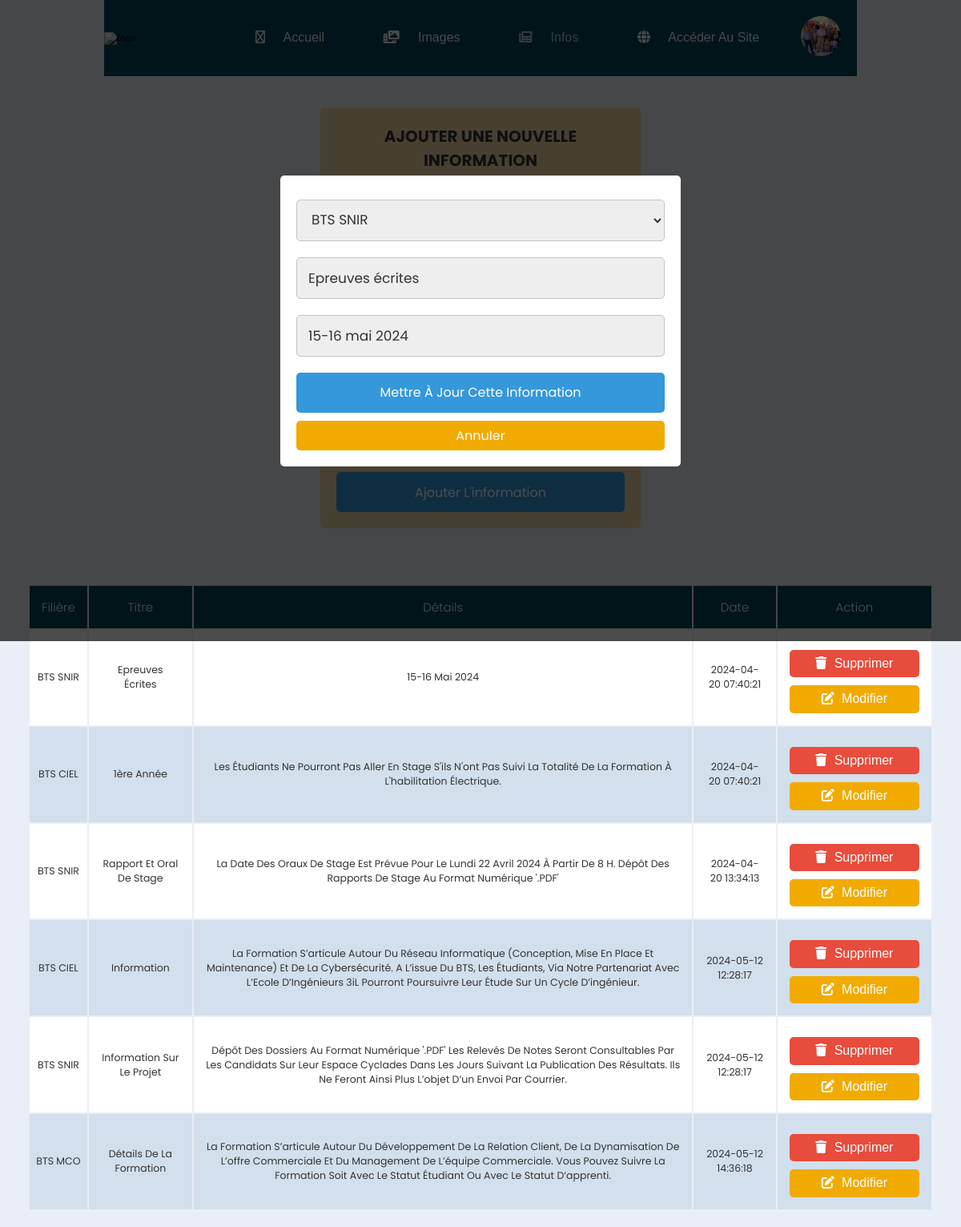
The page /admin/admin-info.php?edit=1 (signed in) on the database its author committed.
### tables this page shows
CREATE TABLE `informations` (
  `id` int(11) NOT NULL,
  `filière` varchar(100) NOT NULL,
  `titre` varchar(255) NOT NULL,
  `détails` varchar(2047) NOT NULL,
  `date` timestamp NOT NULL DEFAULT current_timestamp()
);

### admin/admin-info.php (the view, shortened to what this page needs)
<?php
@include 'config.php';
?>
<!DOCTYPE html>
<html lang="en">
<head>
   <link rel="stylesheet" href="https://cdnjs.cloudflare.com/ajax/libs/font-awesome/6.0.0/css/all.min.css">
   <link rel="stylesheet" href="../css/style2.css">
   <link rel="stylesheet" href="../css/styleR.css">
</head>
<body>
   <header>
      <img src="../images/logo2.pdf" width="150px" alt="logo">
      <nav>
         <ul class="nav_links">
            <li>
               <span class="nav-item">
                  <a href="index.php">
                     <span class="icon">
                        <i class="fa-regular fa-house"></i>
                     </span>
                     &nbsp; Accueil
                  </a>
               </span>
            </li>
            <li>
               <span class="nav-item">
                  <a href="admin-image.php">
                     <span class="icon">
                        <i class="fa-solid fa-photo-film"></i>
                     </span>
                     &nbsp; Images
                  </a>
               </span>
            </li>
            <li>
               <span class="nav-item active">
                  <a href="admin-info.php">
                     <span class="icon">
                        <i class="fa-solid fa-newspaper"></i>
                     </span>
                     &nbsp; Infos
                  </a>
               </span>
            </li>
            <li>
               <span class="nav-item">
                  <a href="../public/accueil.php" target="_blank">
                     <span class="icon">
                        <i class="fa-solid fa-globe"></i>
                     </span>
                     &nbsp; Accéder Au Site
                  </a>
               </span>
            </li>
      </nav>
      <section class="cta">
         <div class="imgcirc" style="background-image: url('<?php if(isset($_SESSION['id_admin'])){ echo "../images/admin2.jpeg";}
            else echo "../images/image.jpg";?>'); background-position: 5% 65%; background-size: cover;">
         </div>
      </section>
   </header>
<div class="container">
<section>
<form action="" method="post" class="add-product-form" enctype="multipart/form-data">
   <h3>Ajouter une nouvelle information</h3>
   <input type="submit" value="Ajouter l'information" name="Ajout_info" class="btn">
</form>
</section>
<section class="display-product-table">
   <table>
      <thead>
         <th>Filière</th>
         <th>Titre</th>
         <th>Détails</th>
         <th>Date</th>
         <th>Action</th>
      </thead>
      <tbody>
         <?php
            $select_info = mysqli_query($conn, "SELECT * FROM `informations`");
            if(mysqli_num_rows($select_info) > 0){
               while($row = mysqli_fetch_assoc($select_info)){
         ?>
         <tr>
            <td><?php echo $row['filière']; ?></td>
            <td><?php echo $row['titre']; ?></td>
            <td><?php echo $row['détails']; ?></td>
            <td><?php echo $row['date']; ?></td>
            <td>
               <a href="admin-info.php?delete=<?php echo $row['id']; ?>" class="delete-btn" onclick="return confirm('êtes vous sûr de vouloir supprimer cette information ?');"> <i class="fas fa-trash"></i> Supprimer </a>
               <a href="admin-info.php?edit=<?php echo $row['id']; ?>" class="option-btn"> <i class="fas fa-edit"></i> Modifier </a>
            </td>
         </tr>
         <?php
            };
            }else{
               echo "<div class='empty'>Aucune information ajoutée</div>";
            };
         ?>
      </tbody>
   </table>
</section>
<section class="edit-form-container">
   <?php
   if(isset($_GET['edit'])){
      $edit_id = $_GET['edit'];
      $edit_query = mysqli_query($conn, "SELECT * FROM `informations` WHERE id = $edit_id");
      if(mysqli_num_rows($edit_query) > 0){
         while($fetch_edit = mysqli_fetch_assoc($edit_query)){
   ?>
   <form action="" method="post" enctype="multipart/form-data">
      <select name="update_info_filiere" class="box">
        <option value="<?php echo $fetch_edit['filière']; ?>" selected><?php echo $fetch_edit['filière']; ?></option>
      </select>
      <input type="text" class="box" required name="update_info_nom" value="<?php echo $fetch_edit['titre']; ?>">
      <input type="text" class="box" required name="update_info_details" value="<?php echo $fetch_edit['détails']; ?>">
      <input type="submit" value="Mettre à jour cette information" name="update_info" class="btn">
      <input type="reset" value="Annuler" id="close-edit" class="option-btn">
   </form>
   <?php
            };
         };
      };
   ?>
</section>
</div>
</body>
</html>

### css/style2.css (style rules this page uses)
:root { --blue:#2980b9; --red:tomato; --orange:orange; --black:#333; --white:#fff; --bg-color:#eee; --dark-bg:rgba(0,0,0,.7); --box-shadow:0 .5rem 1rem rgba(0,0,0,.1); --border:.1rem solid #999; }
* { font-family: 'Poppins', sans-serif; margin:0; padding:0; box-sizing: border-box; outline: none; border:none; text-decoration: none; text-transform: capitalize; }
html { font-size: 62.5%; overflow-x: hidden; }
.container { max-width: 1200px; margin:0 auto; }
section { padding:2rem; }
.btn, .option-btn, .delete-btn, .ajout-btn { display: block; width: 100%; text-align: center; background-color: var(--blue); color:var(--white); font-size: 1.7rem; padding:1.2rem 3rem; border-radius: .5rem; cursor: pointer; margin-top: 1rem; }
.option-btn i, .delete-btn i, .ajout-btn i { padding-right: .5rem; }
.option-btn { background-color: var(--orange); }
.delete-btn { margin-top: 0; background-color: var(--red); }
.add-product-form { max-width: 50rem; background-color: var(--bg-color); border-radius: .5rem; padding:2rem; margin:0 auto; margin-top: 2rem; }
.add-product-form h3 { font-size: 2.5rem; margin-bottom: 1rem; color:var(--black); text-transform: uppercase; text-align: center; }
.display-product-table table { width: 100%; text-align: center; }
.display-product-table table thead th { padding:1.5rem; font-size: 2rem; background-color: var(--black); color:var(--white); }
.display-product-table table td { padding:1.5rem; font-size: 2rem; color:var(--black); }
.display-product-table table td:first-child { padding:0; }
.display-product-table table tr:nth-child(even) { background-color: var(--bg-color); }
.edit-form-container { position: fixed; top:0; left:0; z-index: 1100; background-color: var(--dark-bg); padding:2rem; display: none; align-items: center; justify-content: center; min-height: 100vh; width: 100%; }
.edit-form-container form { width: 50rem; border-radius: .5rem; background-color: var(--white); text-align: center; padding:2rem; }
.edit-form-container form .box { width: 100%; background-color: var(--bg-color); border-radius: .5rem; margin:1rem 0; font-size: 1.7rem; color:var(--black); padding:1.2rem 1.4rem; text-transform: none; }

### rows shown on the page
informations: filière "BTS SNIR", titre "Epreuves Écrites", détails "15-16 Mai 2024", date "2024-04-20 07:40:21", update_info_filiere "BTS SNIR", update_info_nom "Epreuves écrites", update_info_details "15-16 mai 2024"
informations: filière "BTS CIEL", titre "1ère Année", détails "Les Étudiants Ne Pourront Pas Aller En Stage S'ils N'ont Pas Suivi La Totalité De La Formation À L'habilitation Électrique.", date "2024-04-20 07:40:21"
informations: filière "BTS SNIR", titre "Rapport Et Oral De Stage", détails "La Date Des Oraux De Stage Est Prévue Pour Le Lundi 22 Avril 2024 À Partir De 8 H. Dépôt Des Rapports De Stage Au Format Numérique '.PDF'", date "2024-04-20 13:34:13"
informations: filière "BTS CIEL", titre "Information", détails "La Formation S’articule Autour Du Réseau Informatique (Conception, Mise En Place Et Maintenance) Et De La Cybersécurité. A L’issue Du BTS, Les Étudiants, Via Notre Partenariat Avec L’Ecole D’Ingénieurs 3iL Pourront Poursuivre Leur Étude Sur Un Cycle D’ingénieur.", date "2024-05-12 12:28:17"
informations: filière "BTS SNIR", titre "Information Sur Le Projet", détails "Dépôt Des Dossiers Au Format Numérique '.PDF' Les Relevés De Notes Seront Consultables Par Les Candidats Sur Leur Espace Cyclades Dans Les Jours Suivant La Publication Des Résultats. Ils Ne Feront Ainsi Plus L’objet D’un Envoi Par Courrier.", date "2024-05-12 12:28:17"
informations: filière "BTS MCO", titre "Détails De La Formation", détails "La Formation S’articule Autour Du Développement De La Relation Client, De La Dynamisation De L’offre Commerciale Et Du Management De L’équipe Commerciale. Vous Pouvez Suivre La Formation Soit Avec Le Statut Étudiant Ou Avec Le Statut D’apprenti.", date "2024-05-12 14:36:18"
